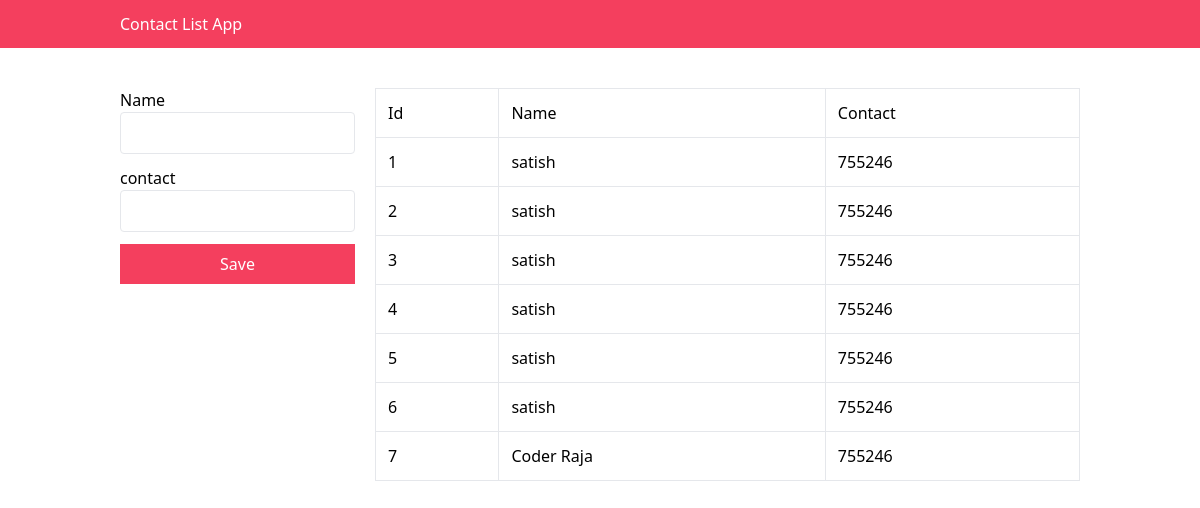
Before: / with the older database file.
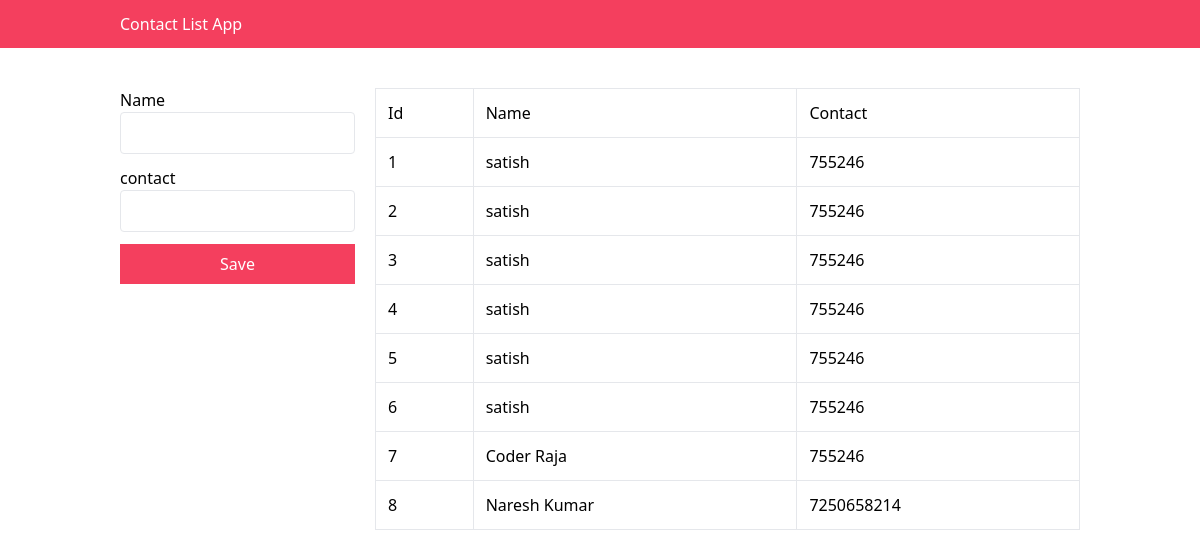
After: the same page with the newer database file.
### myapp/models.py (models this page shows)
class Phonebook(models.Model):
    name = models.CharField(max_length=200)
    contact = models.IntegerField()

### myapp/views.py (the view)
# urls.py: path('',index)
def index(req):
    if req.method=="POST":
        name = req.POST.get("name")
        contact = req.POST.get("contact")
        Phonebook.objects.create(name=name, contact=contact)
    return render(req, 'index.html', {"person": Phonebook.objects.all()})

### myapp/templates/index.html (shortened to what this page needs)
<!DOCTYPE html>
<html lang="en">
<head>
    <script src="https://cdn.tailwindcss.com"></script>
</head>
<body>
    <div class="flex flex-1 bg-rose-500 px-[10%] py-3">
        <h1 class="text-white font-medium">Contact List App</h1>
    </div>
    <div class="flex flex-1 gap-5 px-[10%] mt-10">
        <div class="w-3/12">
            <form action="" method="post">
                <div class="mb-3 flex flex-col">
                    <label for="">Name</label>
                    <input type="text" class="border w-full px-3 py-2 rounded" name="name">
                </div>
                <div class="mb-3 flex flex-col">
                    <label for="">contact</label>
                    <input type="text" class="border w-full px-3 py-2 rounded" name="contact">
                </div>
                <div class="mb-3 flex flex-col">
                    <input type="submit" class="w-full bg-rose-500 text-white px-3 py-2" value="Save">
                </div>
            </form>
        </div>
        <div class="w-9/12">
            <table class="w-full">
                <thead>
                    <tr>
                        <td class="p-3 border">Id</td>
                        <td class="p-3 border">Name</td>
                        <td class="p-3 border">Contact</td>
                    </tr>
                </thead>
                <tbody>
                    {% for item in person %}
                    <tr>
                        <td class="p-3 border">{{item.id}}</td>
                        <td class="p-3 border">{{item.name}}</td>
                        <td class="p-3 border">{{item.contact}}</td>
                    </tr>
                    {% endfor %}
                </tbody>
            </table>
        </div>
</body>
</html>

Changed rows visible on the page:
added Phonebook: id "8", name "Naresh Kumar", contact "7250658214"
